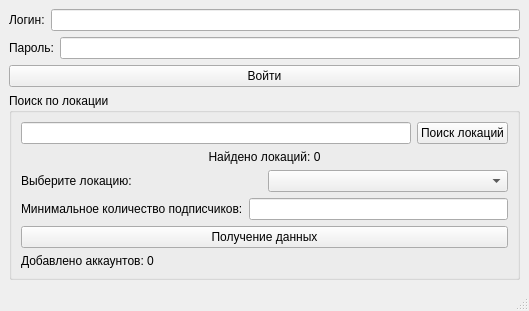
<?xml version="1.0" encoding="UTF-8"?>
<ui version="4.0">
 <class>MainWindow</class>
 <widget class="QMainWindow" name="MainWindow">
  <property name="geometry">
   <rect>
    <x>0</x>
    <y>0</y>
    <width>529</width>
    <height>310</height>
   </rect>
  </property>
  <property name="windowTitle">
   <string>MainWindow</string>
  </property>
  <widget class="QWidget" name="centralwidget">
   <layout class="QVBoxLayout" name="verticalLayout">
    <item>
     <layout class="QVBoxLayout" name="verticalLayout_2">
      <item>
       <layout class="QHBoxLayout" name="horizontalLayout">
        <item>
         <widget class="QLabel" name="label">
          <property name="text">
           <string>Логин:</string>
          </property>
         </widget>
        </item>
        <item>
         <widget class="QLineEdit" name="lineEdit"/>
        </item>
       </layout>
      </item>
      <item>
       <layout class="QHBoxLayout" name="horizontalLayout_2">
        <item>
         <widget class="QLabel" name="label_2">
          <property name="text">
           <string>Пароль:</string>
          </property>
         </widget>
        </item>
        <item>
         <widget class="QLineEdit" name="lineEdit_2">
          <property name="enabled">
           <bool>true</bool>
          </property>
         </widget>
        </item>
       </layout>
      </item>
      <item>
       <widget class="QPushButton" name="pushButton">
        <property name="text">
         <string>Войти</string>
        </property>
       </widget>
      </item>
      <item>
       <widget class="QGroupBox" name="groupBox">
        <property name="title">
         <string>Поиск по локации</string>
        </property>
        <layout class="QVBoxLayout" name="verticalLayout_4">
         <item>
          <layout class="QVBoxLayout" name="verticalLayout_3">
           <item>
            <layout class="QHBoxLayout" name="horizontalLayout_3">
             <item>
              <widget class="QLineEdit" name="lineEdit_3"/>
             </item>
             <item>
              <widget class="QPushButton" name="pushButton_2">
               <property name="text">
                <string>Поиск локаций</string>
               </property>
              </widget>
             </item>
            </layout>
           </item>
          </layout>
         </item>
         <item>
          <widget class="QLabel" name="label_3">
           <property name="text">
            <string>Найдено локаций: 0</string>
           </property>
           <property name="alignment">
            <set>Qt::AlignCenter</set>
           </property>
          </widget>
         </item>
         <item>
          <layout class="QHBoxLayout" name="horizontalLayout_4">
           <item>
            <widget class="QLabel" name="label_4">
             <property name="text">
              <string>Выберите локацию:</string>
             </property>
            </widget>
           </item>
           <item>
            <widget class="QComboBox" name="comboBox"/>
           </item>
          </layout>
         </item>
         <item>
          <layout class="QHBoxLayout" name="horizontalLayout_5">
           <item>
            <widget class="QLabel" name="label_5">
             <property name="enabled">
              <bool>true</bool>
             </property>
             <property name="text">
              <string>Минимальное количество подписчиков:</string>
             </property>
            </widget>
           </item>
           <item>
            <widget class="QLineEdit" name="lineEdit_4">
             <property name="enabled">
              <bool>true</bool>
             </property>
            </widget>
           </item>
          </layout>
         </item>
         <item>
          <widget class="QPushButton" name="pushButton_3">
           <property name="text">
            <string>Получение данных</string>
           </property>
          </widget>
         </item>
         <item>
          <widget class="QLabel" name="label_6">
           <property name="text">
            <string>Добавлено аккаунтов: 0</string>
           </property>
          </widget>
         </item>
        </layout>
       </widget>
      </item>
     </layout>
    </item>
   </layout>
  </widget>
  <widget class="QMenuBar" name="menubar">
   <property name="geometry">
    <rect>
     <x>0</x>
     <y>0</y>
     <width>529</width>
     <height>21</height>
    </rect>
   </property>
  </widget>
  <widget class="QStatusBar" name="statusbar"/>
 </widget>
 <resources/>
 <connections/>
</ui>
